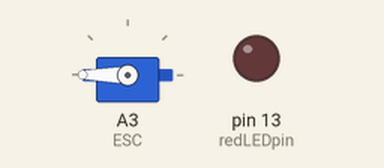
Recording of a sketch running on a simulated Arduino Uno, built with avr-gcc and run on an emulated ATmega328P. On the bench: servo, output pins drawn as LEDs (lit = HIGH).

Above: at 0.1 s.
At 10.1 s:
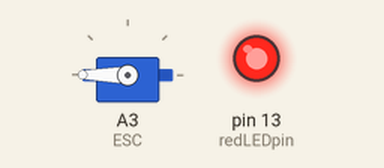
At 20.1 s:
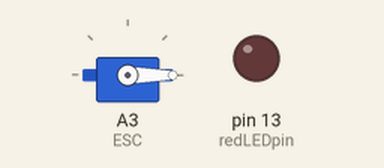
At 30.1 s:
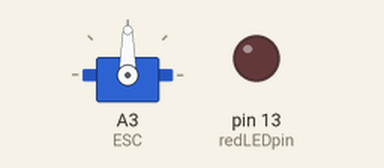
Timing chart, 0 to 31.6 s (numbered marks = the images above):
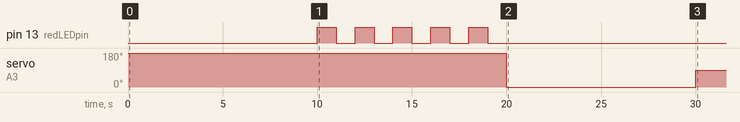

The sketch:

ESC_Calibration_3.ino
```cpp
/* ESCcalibrator.ino
The ESCs used in the ROV will need to be calibrated to the Arduino
output signals.  For most ESCs the method of programming them is
to put the transmitter to maximum throttle, turn on the ESC and
wait for it to signal that it has the maximum setting calibrated,
then put the throttle to minimum and wait for the ESC to signal
that it has the minimum setting calibrated.
This sketch will provide the throttle motions and signal the shift
to the low setting by flashing a red LED.  A flashing green LED
will signal the end of the process.

The connections are:
7.6V onto the ESC when needed.
Servo control pin for ESC on Arduino pin D9
Red LED on Pin 13
Green LED on Pin 12

*/

#include <Servo.h>
Servo ESC;  //Servo object called "ESC"
int throttle = 0;  //Variable for the throttle setting.
//const int grnLEDpin = 12;
const int redLEDpin = LED_BUILTIN;


void setup()
{
//  pinMode(grnLEDpin,OUTPUT);
  pinMode(redLEDpin,OUTPUT);
  ESC.attach(A3,600,2250); //attach the ESC to pin 9
  //Due to problems with the ESC recognising the maximum
  //position at the default settings, the figures after
  //the pin number are the microsecond signals for the
  //minimum and maximum that the ESC will recognise.
  // 600 and 2250 work.
  throttle = 180;  //Set the throttle to maximum
  ESC.write(throttle); //Set the ESC signal to maximum
  //At this point the ESC's power should be connected.
  delay(10000);  //Allow the user time to connect the battery to
  //the ESC.
  redBlink();  //Jump to the Blinking red LED subroutine
  throttle = 0;  //Set the throttle to zero
  ESC.write(throttle);  //Set the ESC signal to the zero position.
  delay(10000);  // allow a 10 second delay for the ESC to signal
  //that it is done.
  throttle = 90;  //Set throttle to the neutral position.
  ESC.write(throttle);
  delay(10000);   //The ESC should now be calibrated.
}

void loop()
{
  //Blink the green LED to signal end of process
//  digitalWrite(grnLEDpin, HIGH);
//  delay(1000);
//  digitalWrite(grnLEDpin, LOW);
//  delay(1000);
}

void redBlink()
{
  //Blink the redLED to signal the imminent move to the
  //low throttle setting.
  for(int i = 1; i < 6; i++)  //do the sequence for 10 seconds.
  {
    digitalWrite(redLEDpin, HIGH);
    delay(1000);
    digitalWrite(redLEDpin, LOW);
    delay(1000);
  }
}
```
